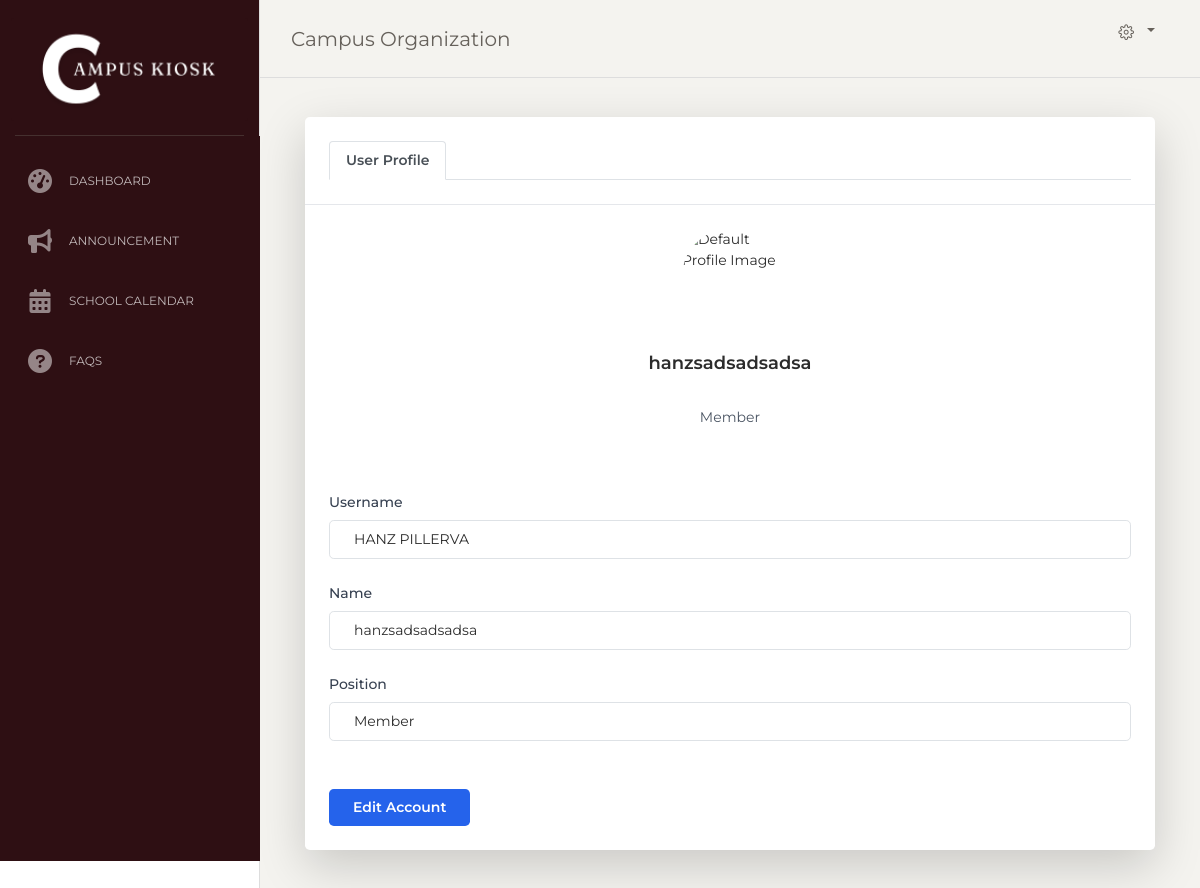
The page /admin/memberprofile.php (signed in) on the database its author committed.
### tables this page shows
CREATE TABLE `orgmembers_tbl` (
  `id` int(11) NOT NULL,
  `name` varchar(255) NOT NULL,
  `username` varchar(255) NOT NULL,
  `position` varchar(255) NOT NULL,
  `org_type` int(11) NOT NULL,
  `password` varchar(255) NOT NULL,
  `users_type` int(10) NOT NULL
);

### class/mainClass.php (called while the page is built, shortened)
<?php
$account_type = isset($_SESSION['atype']) ? $_SESSION['atype'] : '2';
class mainClass
{
    private $connection;
    function __construct()
    {
        $dbhost = "localhost";
        $dbuser = "root";
        $dbpass = "";
        $dbname = "ckiosk";
        try {
            $this->connection = new PDO("mysql:host=$dbhost;dbname=$dbname", $dbuser, $dbpass);
            $this->connection->setAttribute(PDO::ATTR_ERRMODE, PDO::ERRMODE_EXCEPTION);
        } catch (PDOException $e) {
            echo "Connection failed: " . $e->getMessage();
        }
    }
    public function member_account() {
        $user_id = $_SESSION['id'] ?? null;
        $sql = "SELECT * FROM orgmembers_tbl WHERE id = :user_id";
        try {
            $stmt = $this->connection->prepare($sql);
            $stmt->bindParam(":user_id", $user_id, PDO::PARAM_INT);
            $stmt->execute();
            $result = $stmt->fetch(PDO::FETCH_ASSOC);
            if ($result) {
                return $result;
            } else {
                return null;
            }
        } catch (PDOException $e) {
            throw new Exception("Database error: " . $e->getMessage());
        } catch (Exception $e) {
            throw new Exception("An error occurred: " . $e->getMessage());
        }
    }
}
?>

### admin/assets/header.php (called while the page is built, shortened)
<?php
include_once ("../class/mainclass.php");
$obj = new mainClass();
?>

### admin/memberprofile.php (the view, shortened to what this page needs)
<?php
include_once ('assets/header.php');
$memberInfo  = $obj->member_account();
?>
<!DOCTYPE html>
    <html lang="en">
    <head>
        name='viewport' />      <link href="https://cdnjs.cloudflare.com/ajax/libs/tailwindcss/2.2.19/tailwind.min.css" rel="stylesheet">
      <link rel="stylesheet" href="https://cdnjs.cloudflare.com/ajax/libs/font-awesome/6.0.0-beta3/css/all.min.css">
      <link rel="stylesheet" href="https://cdnjs.cloudflare.com/ajax/libs/font-awesome/6.0.0-beta3/css/all.min.css">
      <link href="assets/css/bootstrap.min.css" rel="stylesheet" />
      <link href="assets/css/paper-dashboard.css?v=2.0.1" rel="stylesheet" />
      <link rel="stylesheet" href="https://cdn.datatables.net/1.13.6/css/jquery.dataTables.css" />
      <link href="https://cdn.jsdelivr.net/npm/summernote@0.8.18/dist/summernote.min.css" rel="stylesheet">
      <link href="assets/css/css.css" rel="stylesheet" />
    </head>
    <body class=""><div class="wrapper ">
    <div class="sidebar" data-color="white" data-active-color="danger">
        <div class="logo">
            <a href="dashboard.php" class="simple-text logo-normal">
                <img src="../img/C.png" alt="" width="240">
            </a>
        </div>
        <div class="sidebar-wrapper ">
            <?php if ($account_type != '0') { ?>
                <ul class="nav">
                    <li>
                        <a href="./dashboard.php">
                            <i class="fas fa-tachometer-alt"></i>
                            <p>Dashboard</p>
                        </a>
                    </li>
                    <li>
                        <a href="./announcement.php">
                            <i class="fas fa-bullhorn"></i>
                            <p>Announcement</p>
                        </a>
                    </li>
                    <li >
                        <a href="./schoolcalendar.php">
                            <i class="fas fa-calendar-alt"></i>
                            <p>School Calendar</p>
                        </a>
                    </li>
                    <li>
                        <a href="./faqs.php">
                            <i class="fas fa-question-circle"></i>
                            <p>FAQS</p>
                        </a>
                    </li>
                </ul>
            <?php } ?>
        </div>
    </div>
    <div class="main-panel">
      <nav class="navbar navbar-expand-lg navbar-absolute fixed-top navbar-transparent">
        <div class="container-fluid">
          <div class="navbar-wrapper">
            <a class="navbar-brand" href="javascript:;">Campus Organization </a>
          </div>
          <div class="collapse navbar-collapse justify-content-end" id="navigation">
            <ul class="navbar-nav">
              <li class="nav-item btn-rotate dropdown">
                <a class="nav-link dropdown-toggle" href="http://example.com" id="navbarDropdownMenuLink"
                  data-toggle="dropdown" aria-haspopup="true" aria-expanded="false">
                  <i class="nc-icon nc-settings-gear-65"></i>
                </a>
              </li>
            </ul>
          </div>
        </div>
      </nav>
      <div class="content">
      <div class="container mx-auto p-6">
    <div class="bg-white shadow-lg rounded-lg">
        <div class="p-6 border-b border-gray-200">
            <ul class="nav nav-tabs">
                <li class="nav-item">
                    <a class="nav-link active text-blue-600 font-semibold" id="account-tab" data-toggle="tab" href="#account" role="tab" aria-controls="account" aria-selected="true">User Profile</a>
                </li>
            </ul>
        </div>
        <div class="tab-content" id="myTabContent">
            <div class="tab-pane fade show active" id="account" role="tabpanel" aria-labelledby="account-tab">
                <div class="flex justify-center items-center my-6">
                    <div class="flex flex-col items-center">
                        <?php if (!empty($memberInfo['member_img'])): ?>
                            <img src="../uploaded/orgUploaded/<?= htmlspecialchars($memberInfo['member_img']); ?>"
                                 alt="Profile Image"
                                 class="w-24 h-24 rounded-full mb-4 border-2 border-gray-300">
                        <?php else: ?>
                            <img src="../../path/to/default/image.png"
                                 alt="Default Profile Image"
                                 class="w-24 h-24 rounded-full mb-4 border-2 border-gray-300">
                        <?php endif; ?>
                        <h2 class="text-lg font-semibold"><?= htmlspecialchars($memberInfo['name']); ?></h2>
                        <p class="text-gray-600"><?= htmlspecialchars($memberInfo['position']); ?></p>
                    </div>
                </div>
                <form id="editProfileForm" method="POST" action="update_profile.php" class="p-6">
                    <div class="mb-4">
                        <label for="editUsername" class="block text-sm font-medium text-gray-700">Username</label>
                        <input type="text" class="mt-1 block w-full border border-gray-300 rounded-lg px-4 py-2 focus:outline-none focus:ring-2 focus:ring-blue-500" id="editUsername" name="username" value="<?php echo htmlspecialchars($memberInfo['username']); ?>" required readonly>
                    </div>
                    <div class="mb-4">
                        <label for="editName" class="block text-sm font-medium text-gray-700">Name</label>
                        <input type="text" class="mt-1 block w-full border border-gray-300 rounded-lg px-4 py-2 focus:outline-none focus:ring-2 focus:ring-blue-500" id="editName" name="name" value="<?php echo htmlspecialchars($memberInfo['name']); ?>" required readonly>
                    </div>
                    <div class="mb-4">
                        <label for="editPosition" class="block text-sm font-medium text-gray-700">Position</label>
                        <input type="text" class="mt-1 block w-full border border-gray-300 rounded-lg px-4 py-2 focus:outline-none focus:ring-2 focus:ring-blue-500" id="editPosition" value="<?php echo htmlspecialchars($memberInfo['position']); ?>" name="position" required readonly>
                    </div>
                    <button type="button" class=" accountModalEdit mt-4 bg-blue-600 hover:bg-blue-700 text-white font-semibold py-2 px-4 rounded-lg transition duration-200" data-toggle="modal" data-target="#accountModalEdit" data-id="<?= $memberInfo['id'] ?>">
                        Edit Account
                    </button>
                </form>
            </div>
        </div>
    </div>
</div>
      </div>
    </div>
  </div>
</body>
</html>

### admin/assets/css/css.css (style rules this page uses)
.logo, .sidebar-wrapper { background-color: #2e0f13; color: #fff; }
.dropdown { gap: 10px; flex-wrap: wrap; margin-bottom: 15px; align-items: center; }
.tab-content { display: block; }

### rows shown on the page
orgmembers_tbl: name "hanzsadsadsadsa", position "Member", username "HANZ PILLERVA"
